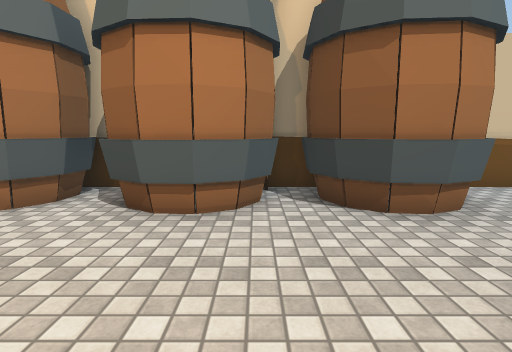
[1] (above)

23 first-person views from a walk through a 3-D level made in the Unity game engine. The camera is 1.3 m above the floor, tilts 8° down and sees 80° across. The floor is counted in squares, 1 m on a side. Each view is taken from the middle of a square. On the plan, view 1 faces up. The plan holds only what a view shows up to about 14 squares ahead; the rest is blank. The place goes on beyond the plan. Some surface patterns are stand-ins.

[2]
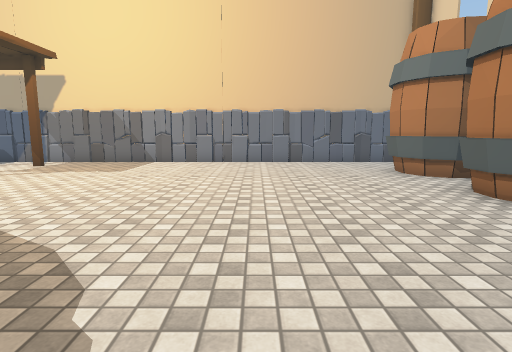

[3]
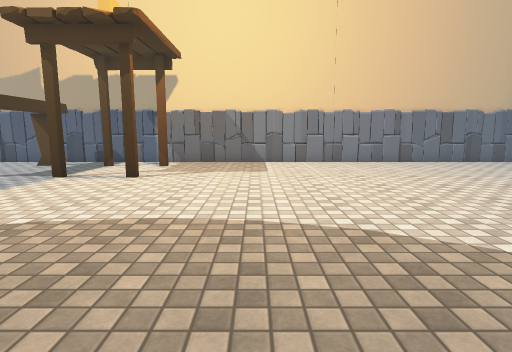

[4]
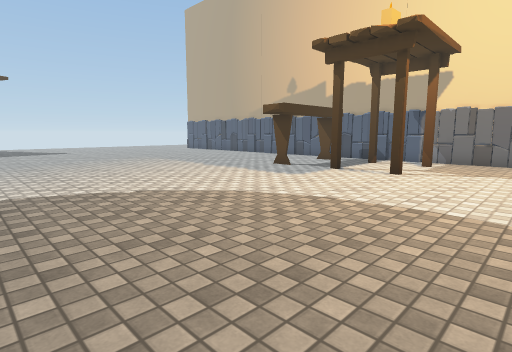

[5]
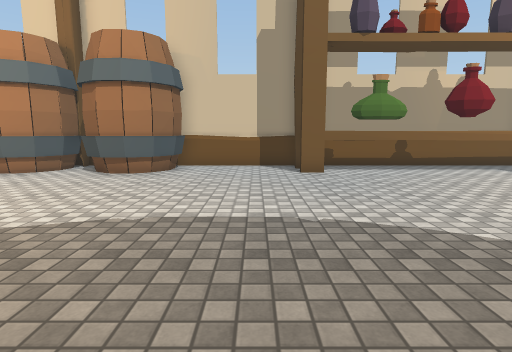

[6]
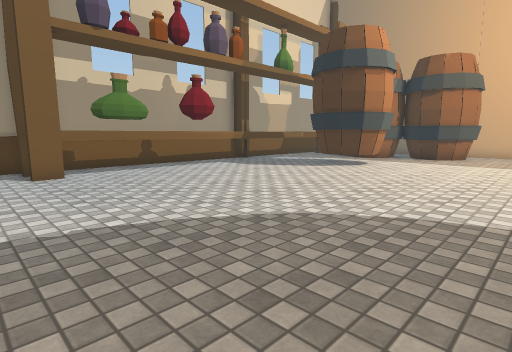

[7]
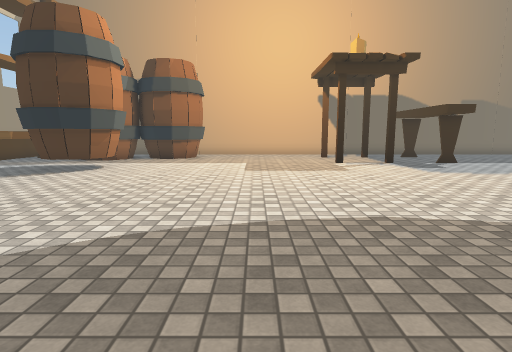

[8]
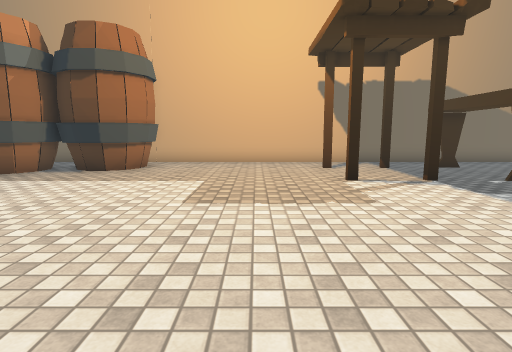

[9]
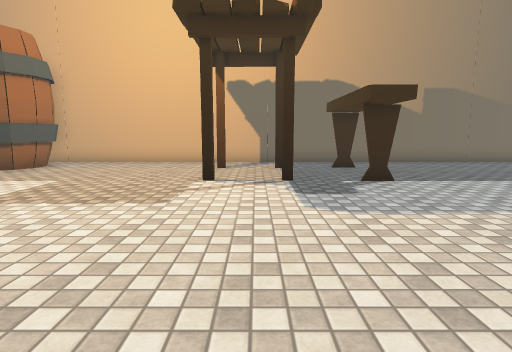

[10]
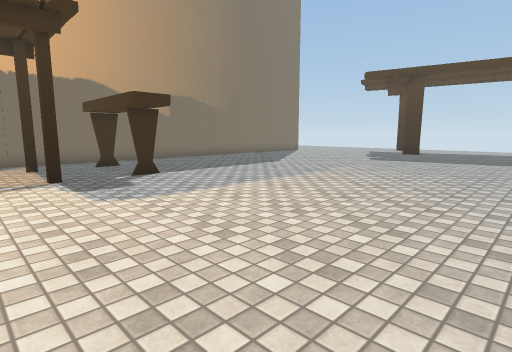

[11]
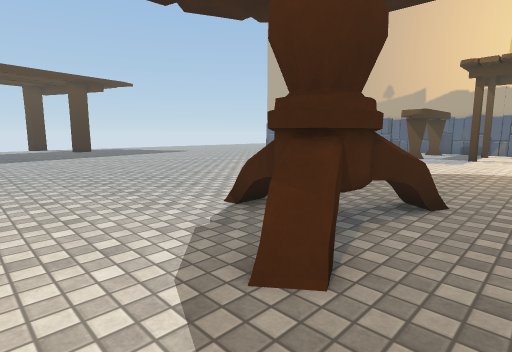

[12]
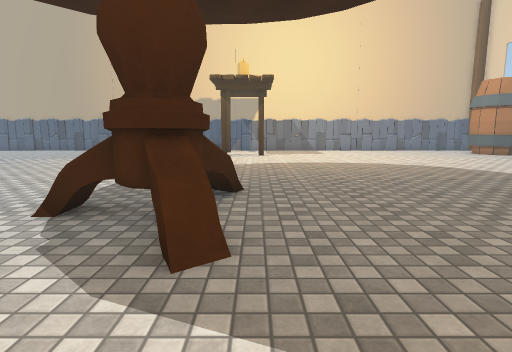

[13]
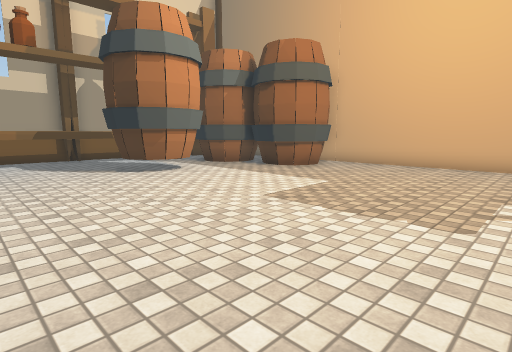

[14]
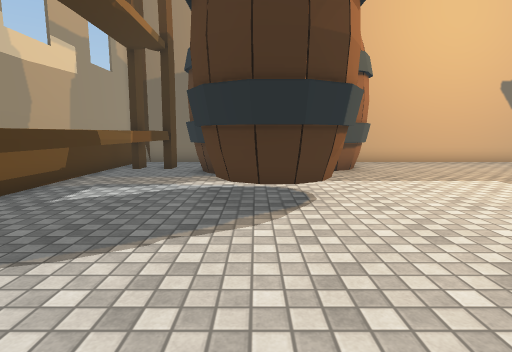

[15]
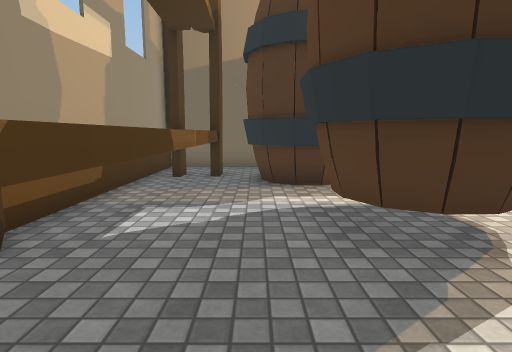

[16]
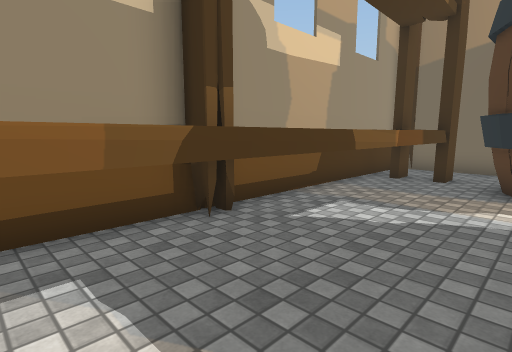

[17]
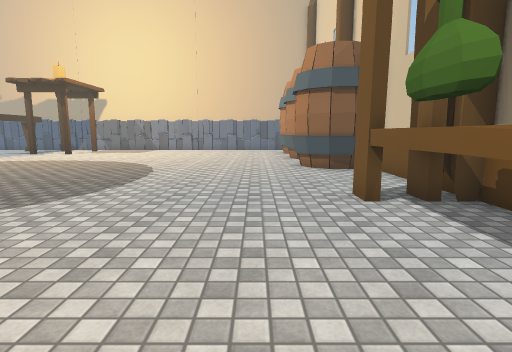

[18]
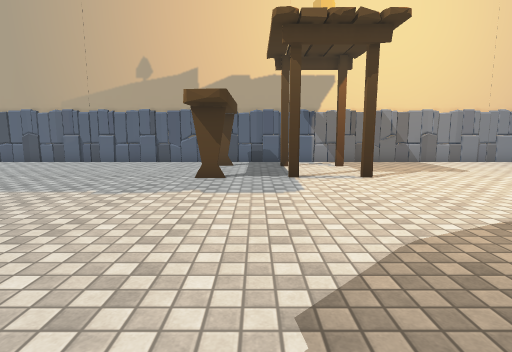

[19]
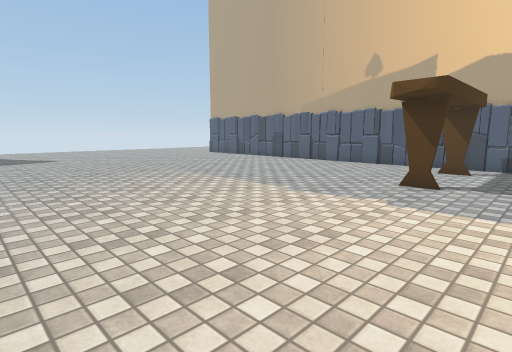

[20]
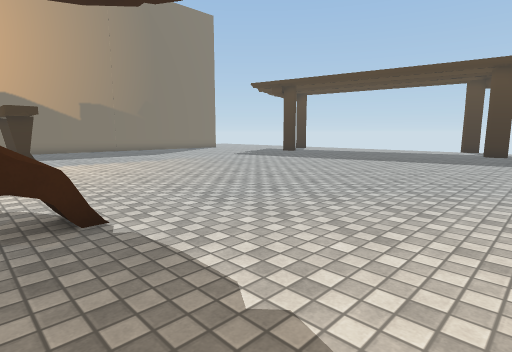

[21]
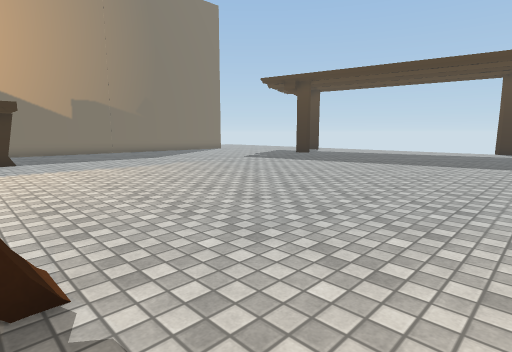

[22]
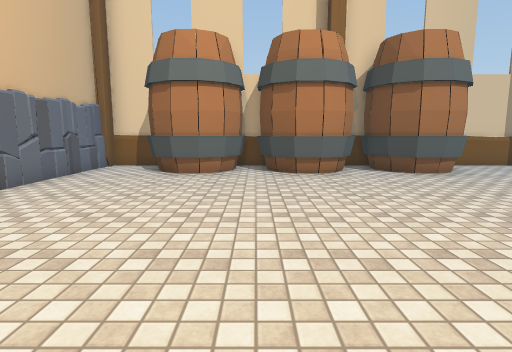

[23]
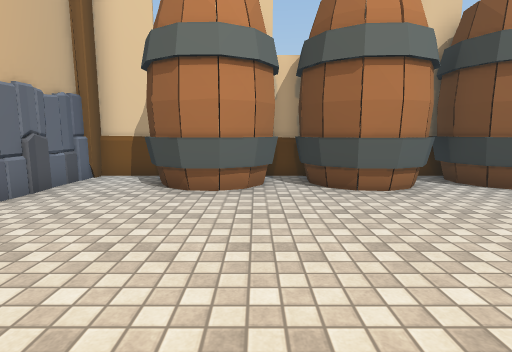

### Floor plan
Key: @ floor where view 1 was taken; # wall or solid block; . floor; = window, fence, low wall or low ledge; ^ raised ledge; O other object.
Columns run from 9 left of view 1 to 27 right of it. Each row starts with its distance up from view 1.
  8 ###  ##  ##O #####################
  7 ###  OO  OOO O#######################
  6 #.OO OOO OOO O..... O   ^^^^ ^   ^#.#
  5 #..OOOOOOOOOOO....#^.^^.^^^^^^^^^^#.#
  4 #...............................OO .#
  3 #..........................OOO.OO   #
  2 #..........................OO  OO   #
  1 #..........................OOOO.OO
  0 #........@..................OO..OO
 -1 #...............................OO  #
 -2 #................................OOO#
 -3 #...................................#
 -4 #...................................#
 -5 #...................................#
 -6 #...................................#
 -7 #...................................#
 -8 #...................................#
 -9 #.O..O........................O...O.#
-10 #...............=###=...............#
-11 #.O..O........... ##..........O...O.#
-12 #.................^.................#
-13 #.O..O........................O...O.#
-14 #.O..O........................O...O.#
-15 #...................................#
-16 #...................................#
-17 #...................................#
-18 #...................................#
-19 #..............................  ...#

Positions as (right, up) in squares from view 1, and headings:
1: (0, 0), facing up
2: (5, 0), facing left
3: (5, -5), facing left
4: (6, -5), facing down-left
5: (7, -5), facing up
6: (7, -5), facing up-right
7: (8, -5), facing right
8: (13, -6), facing right
9: (13, -10), facing right
10: (12, -9), facing down-right
11: (13, -8), facing down-left
12: (14, -9), facing left
13: (14, -9), facing up-right
14: (13, 2), facing right
15: (15, 4), facing right
16: (15, 3), facing up-right
17: (15, 3), facing left
18: (5, -12), facing left
19: (4, -11), facing down-left
20: (4, -11), facing down-right
21: (6, -12), facing down-right
22: (-3, -5), facing up
23: (-4, -2), facing up
